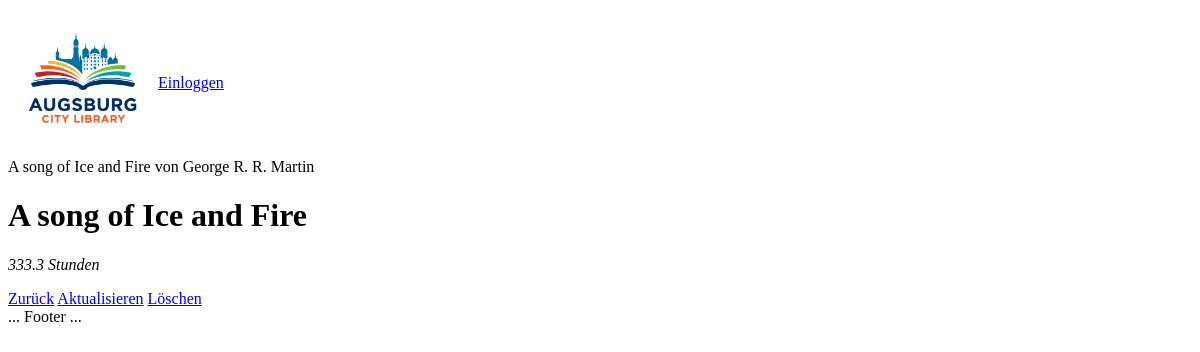
The app's page /books/5/ with its own data.
### books/models.py (models this page shows)
class Book(models.Model):
    title = models.CharField(max_length=200)
    author_key = models.ForeignKey(Author, blank=True, null=True, on_delete=models.SET_NULL)
    published_date = models.DateField()
    pages = models.IntegerField()
    summary = models.TextField()
    genre = models.ManyToManyField(Genre, blank=True)
    isbn = models.IntegerField()
    cover = models.ImageField(upload_to='covers/', null=True, blank=True)
    def __str__(self):
        return f'{self.title} von {self.author_key}'

class Author(models.Model):
    firstname = models.CharField(max_length=100)
    lastname = models.CharField(max_length=100)
    def __str__(self):
        return self.firstname + " " + self.lastname

### books/views.py (the view)
# urls.py: path('books/<int:pk>/', views.BookDetailView.as_view(), name='book-detail'),
class BookDetailView(DetailView):
    model = models.Book
    context_object_name = 'book'
    def get_context_data(self, **kwargs):
        context = super().get_context_data(**kwargs)
        book = context['book']
        book.reading_time = calc_reading_time(book)
        return context

### books/views.py (called while the page is built)
def calc_reading_time(book):
    try:
        return f'{round(book.pages / 30, 1)}'
    except ZeroDivisionError:
        return 'Keine Lesedauer angegeben'
    except TypeError:
        return 'Keine Lesedauer angegeben'
    except Exception as e:
        return f'Fehler: {e}'

### books/templates/books/book_detail.html (shortened to what this page needs)
{% extends 'base.html' %}
{% block content %}
    {% with reading_time=book.reading_time|add:" Stunden" %}
        <a>{{book}}</a>
        <h1>{{book.title}}</h1>
        <p><em>{{reading_time}}</em></p>
        <a href="{% url 'book-list' %}">Zurück</a>
        <a href="{% url 'book-update' book.pk %}">Aktualisieren</a>
        <a href="{% url 'book-delete' book.pk %}">Löschen</a>
    {% endwith %}
{% endblock %}

### records on screen
Book: title+author_key "A song of Ice and Fire von George R. R. Martin", title "A song of Ice and Fire"

### other values on screen
{{ reading_time }} "333.3 Stunden"
